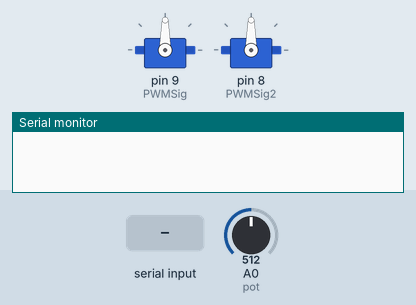
This sketch was run on a simulated Arduino Uno, built with avr-gcc and run on an emulated ATmega328P. Shown: 2 × servo, the last lines printed to the serial monitor. The test bench sets the inputs (shaded band); at power-on: A0 (pot) = 512.

Above: at 1.2 s.
1.3 s: "90,45\n" received over Serial
At 2.1 s:
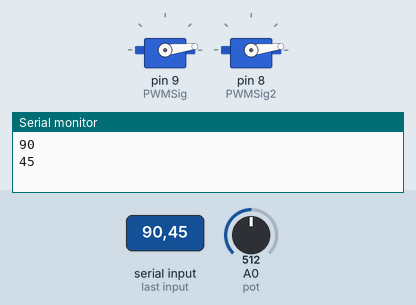
2.8 s: "30,150\n" received over Serial
At 3.3 s:
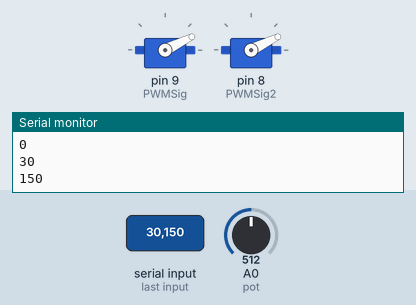
4.3 s: "90\n" received over Serial
At 5.5 s:
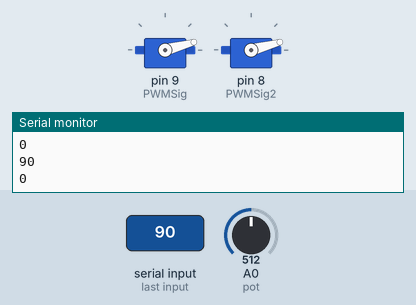
Timing chart, 0 to 7.3 s (numbered marks = the images above; inputs shaded):
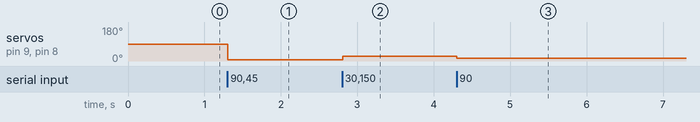

Measured:
- after the input at 1.3 s, servo on pin 9 (PWMSig), servo on pin 8 (PWMSig2): 90° → 7° at once
- after the input at 2.8 s, servo on pin 9 (PWMSig), servo on pin 8 (PWMSig2): 7° → 26° at once
- after the input at 4.3 s, servo on pin 9 (PWMSig), servo on pin 8 (PWMSig2): 26° → 15° at once

The sketch:

gripper_test.ino
```cpp
#include <Servo.h>
Servo PWMSig;
Servo PWMSig2;
int interval;
String User_Data;

void setup() {
  PWMSig.attach(9, 1000, 2000);  // attaches it to pin 9, the 1000-2000 range is pulse width
  PWMSig2.attach(8, 1000, 2000);
  Serial.begin(9600);
}

void loop() {
  if(Serial.available()>0){;//read when we have something new coming through the serial
    interval = Serial.parseInt();
    // interval = User_Data.toInt();
    Serial.println(interval);
  }
  int potIn = analogRead(A0);                     // using a pot to control all of this
  //int potValue = map(potIn, 0, 750, 1000, 2000);  // maps the pots analogIn to the signals for
  if(interval != 0){
    int potValue = map(interval, 0, 1024, 0, 180);
    PWMSig.write(potValue);
    PWMSig2.write(potValue);
  }
                                                 //  the PWM. It wil work between 1000-2000 us
  //PWMSig.writeMicroseconds(potValue);                 // Sends the signal to the PWM module
  //PWMSig2.writeMicroseconds(potValue);
}
```
